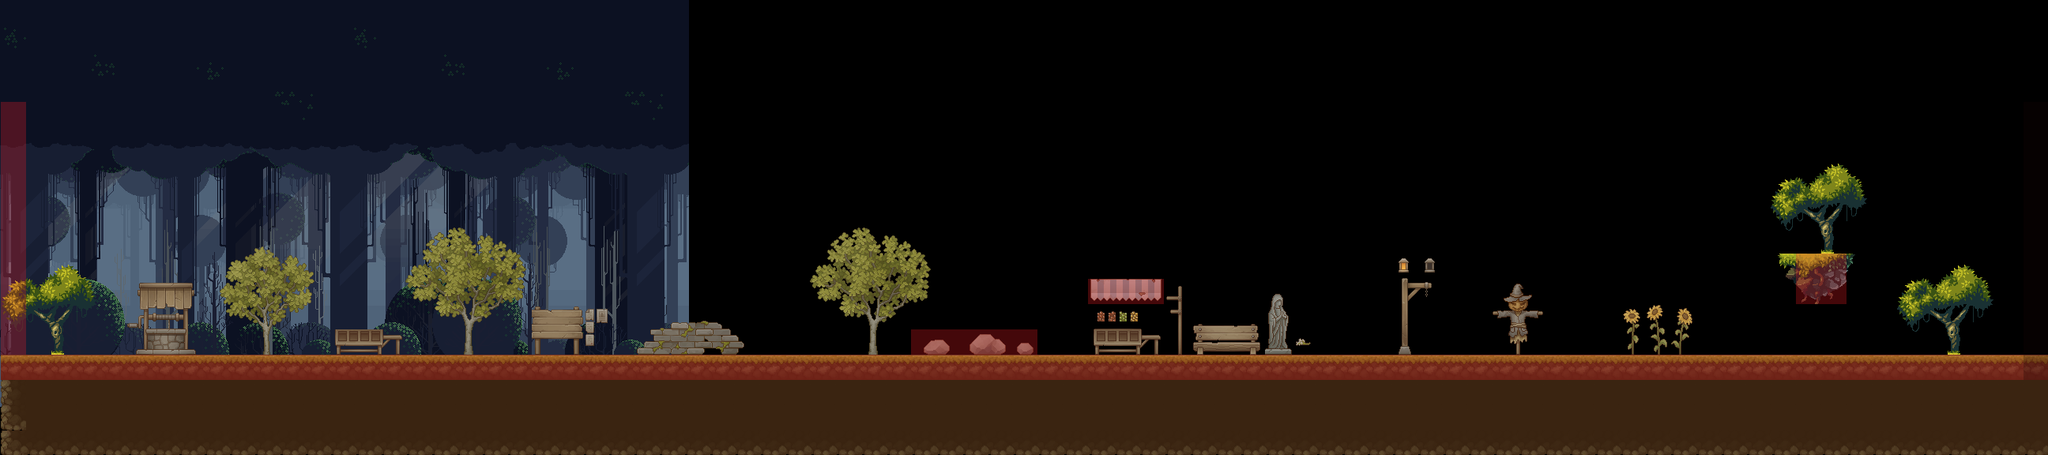

A 2D game scene composited from a Tiled map and its tileset images. What follows is a short description and the map's XML, with each tile layer's data collapsed to a summary:
An orthogonal 81x18 tile map with 32x32 px tiles, 3 tile layers (BackLayer, TopLayer, Collision), 4 tilesets, 8 image layers and 6 objects (2x Goblin, Exit, Mushroom, King, Player).

<map version="1.9" tiledversion="1.9.2" orientation="orthogonal" renderorder="right-down" width="81" height="18" tilewidth="32" tileheight="32" infinite="0" nextlayerid="21" nextobjectid="30">
 <editorsettings>
  <chunksize width="50" height="50" />
 </editorsettings>
 <tileset firstgid="1" name="Terrain" tilewidth="32" tileheight="32" tilecount="256" columns="16">
  <image source="../Assets/TX Tileset Ground.png" width="512" height="512" />
 </tileset>
<tileset firstgid="257" name="Props" tilewidth="32" tileheight="32" tilecount="1024" columns="32">
 <image source="../Assets/TX Village Props.png" width="1024" height="1024" />
</tileset>
 <tileset firstgid="1281" name="Collisions" tilewidth="32" tileheight="32" tilecount="1" columns="1">
  <image source="../Assets/Collision.png" width="32" height="32" />
 </tileset>
 <tileset firstgid="1282" name="Magic-Cliffs-Environment by ansimuz" tilewidth="32" tileheight="32" tilecount="290" columns="29">
  <image source="../Assets/Magic-Cliffs-Environment by ansimuz.png" width="928" height="320" />
 </tileset>
 <imagelayer id="19" name="Background8" locked="1" offsetx="-56" offsety="-278.9" parallaxx="0.1" parallaxy="0">
  <image source="layers/Layer8.png" width="928" height="793" />
 </imagelayer>
 <imagelayer id="18" name="Background7" locked="1" offsetx="-56" offsety="-278.9" parallaxx="0.2" parallaxy="0">
  <image source="layers/Layer7.png" width="928" height="793" />
 </imagelayer>
 <imagelayer id="17" name="Background6" locked="1" offsetx="-56" offsety="-278.9" parallaxx="0.3" parallaxy="0">
  <image source="layers/Layer6.png" width="928" height="793" />
 </imagelayer>
 <imagelayer id="16" name="Background5" locked="1" offsetx="-56" offsety="-278.9" parallaxx="0.3" parallaxy="0">
  <image source="layers/Layer5.png" width="928" height="793" />
 </imagelayer>
 <imagelayer id="15" name="Background4" locked="1" offsetx="-56" offsety="-278.9" parallaxx="0.4" parallaxy="0">
  <image source="layers/Layer4.png" width="928" height="793" />
 </imagelayer>
 <imagelayer id="14" name="Background3" locked="1" offsetx="-56" offsety="-278.9" parallaxx="0.6" parallaxy="0">
  <image source="layers/Layer3.png" width="928" height="793" />
 </imagelayer>
 <imagelayer id="13" name="Background2" locked="1" offsetx="-56" offsety="-278.9" parallaxx="0.8" parallaxy="0">
  <image source="layers/Layer2.png" width="928" height="793" />
 </imagelayer>
 <imagelayer id="12" name="Background1" locked="1" offsetx="-56" offsety="-277.9" parallaxx="1.1" parallaxy="0">
  <image source="layers/Layer1.png" width="928" height="793" />
 </imagelayer>
 <layer id="2" name="BackLayer" width="81" height="18" offsetx="1" offsety="1">
  <data>[1458 cells, 392 non-empty, 57 distinct tile ids]</data>
 </layer>
 <layer id="3" name="TopLayer" width="81" height="18" offsetx="1" offsety="1">
  <data>[1458 cells, 152 non-empty, 123 distinct tile ids]</data>
 </layer>
 <layer id="4" name="Collision" width="81" height="18" opacity="0.29" offsetx="1" offsety="1">
  <data>[1458 cells, 113 non-empty, 1 distinct tile ids]</data>
 </layer>
 <objectgroup id="7" name="Doors" offsetx="1" offsety="1">
  <object id="5" name="Exit" x="2529" y="352" width="62.6667" height="96">
   <properties>
    <property name="Level To?" value="level_test" />
   </properties>
  </object>
 </objectgroup>
 <objectgroup id="6" name="Mobs" offsetx="1" offsety="1">
  <object id="1" name="Goblin" x="1415" y="310" width="20" height="40">
   <properties>
    <property name="extras" value="" />
   </properties>
  </object>
  <object id="10" name="Mushroom" x="1828.76" y="399.948" width="20" height="40">
   <properties>
    <property name="extras" value="" />
   </properties>
  </object>
  <object id="2" name="Goblin" x="391" y="403" width="20" height="40">
   <properties>
    <property name="extras" value="" />
   </properties>
  </object>
  <object id="4" name="King" x="978" y="403" width="15" height="45">
   <properties>
    <property name="extras">Well hello there young Warrior!
I haven't seen a fighter of your caliber @in a loooooong time!
It's a good thing you came, because @I need your help.
You'll help right?
Why, of course you will!
I am the KING after all!
Say why don't you kill those monsters @up ahead and I'll give you the spiel.
________________________________
</property>
   </properties>
  </object>
  <object id="6" name="Player" x="2294.68" y="266.872" width="20" height="40">
   <properties>
    <property name="extras" value="" />
   </properties>
  </object>
 </objectgroup>
</map>
